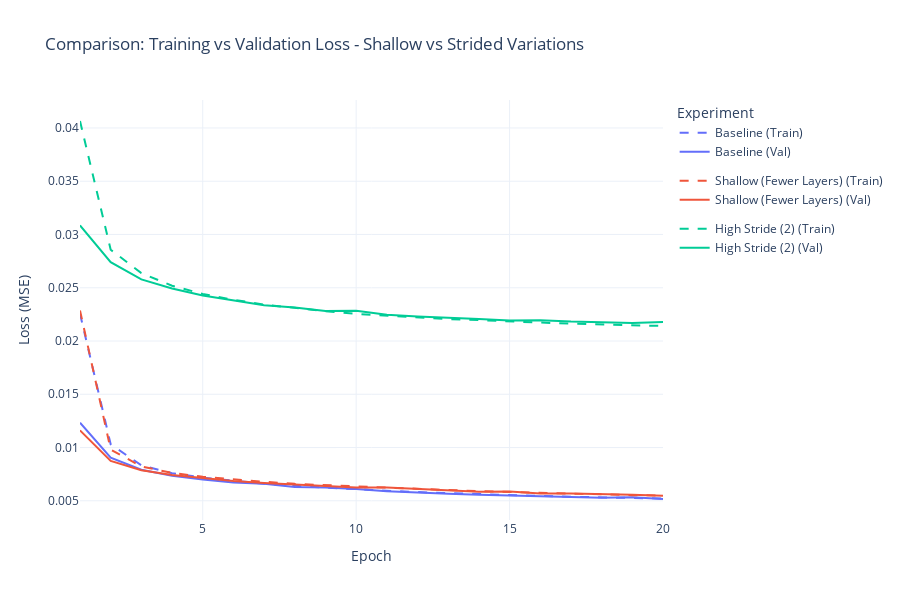

Here is the notebook cell this chart was saved with:
### Code cell
# Plot comparison
plot_comparison_full(df_current, experiment="Shallow vs Strided Variations")

### Figure 1 — Plotly figure (JSON) as saved in the notebook; plotly's stock layout.template omitted (floating-point values rounded to 4 significant figures)
{"data": [{"legendgroup": "Baseline", "line": {"color": "#636EFA", "dash": "dash"}, "mode": "lines", "name": "Baseline (Train)", "type": "scatter", "x": [1, 2, 3, 4, 5, 6, 7, 8, 9, 10, 11, 12, 13, 14, 15, 16, 17, 18, 19, 20], "y": [0.02256, 0.0103, 0.008327, 0.007588, 0.007171, 0.006865, 0.006597, 0.006403, 0.006237, 0.00606, 0.005934, 0.005818, 0.00571, 0.005615, 0.005532, 0.005452, 0.005381, 0.005315, 0.005257, 0.005208]}, {"legendgroup": "Baseline", "line": {"color": "#636EFA", "dash": "solid"}, "mode": "lines", "name": "Baseline (Val)", "type": "scatter", "x": [1, 2, 3, 4, 5, 6, 7, 8, 9, 10, 11, 12, 13, 14, 15, 16, 17, 18, 19, 20], "y": [0.01234, 0.009056, 0.007909, 0.007341, 0.007006, 0.006708, 0.006592, 0.006295, 0.006236, 0.006108, 0.0059, 0.005751, 0.005654, 0.00557, 0.005493, 0.005408, 0.005336, 0.005287, 0.005322, 0.005168]}, {"legendgroup": "Shallow (Fewer Layers)", "line": {"color": "#EF553B", "dash": "dash"}, "mode": "lines", "name": "Shallow (Fewer Layers) (Train)", "type": "scatter", "x": [1, 2, 3, 4, 5, 6, 7, 8, 9, 10, 11, 12, 13, 14, 15, 16, 17, 18, 19, 20], "y": [0.02287, 0.009808, 0.008228, 0.007618, 0.007252, 0.006985, 0.006783, 0.006588, 0.006466, 0.006322, 0.00621, 0.006091, 0.006008, 0.00591, 0.005827, 0.005741, 0.005677, 0.005588, 0.005527, 0.005486]}, {"legendgroup": "Shallow (Fewer Layers)", "line": {"color": "#EF553B", "dash": "solid"}, "mode": "lines", "name": "Shallow (Fewer Layers) (Val)", "type": "scatter", "x": [1, 2, 3, 4, 5, 6, 7, 8, 9, 10, 11, 12, 13, 14, 15, 16, 17, 18, 19, 20], "y": [0.01161, 0.008737, 0.00786, 0.00743, 0.007132, 0.006851, 0.006663, 0.006533, 0.006367, 0.006244, 0.006252, 0.006123, 0.005948, 0.005841, 0.005882, 0.005691, 0.005679, 0.005635, 0.005564, 0.005463]}, {"legendgroup": "High Stride (2)", "line": {"color": "#00CC96", "dash": "dash"}, "mode": "lines", "name": "High Stride (2) (Train)", "type": "scatter", "x": [1, 2, 3, 4, 5, 6, 7, 8, 9, 10, 11, 12, 13, 14, 15, 16, 17, 18, 19, 20], "y": [0.04065, 0.02857, 0.02637, 0.02519, 0.02442, 0.02387, 0.02342, 0.0231, 0.02279, 0.02255, 0.02239, 0.0222, 0.02206, 0.02196, 0.02181, 0.02173, 0.02163, 0.02156, 0.02148, 0.02141]}, {"legendgroup": "High Stride (2)", "line": {"color": "#00CC96", "dash": "solid"}, "mode": "lines", "name": "High Stride (2) (Val)", "type": "scatter", "x": [1, 2, 3, 4, 5, 6, 7, 8, 9, 10, 11, 12, 13, 14, 15, 16, 17, 18, 19, 20], "y": [0.03086, 0.0274, 0.02578, 0.02493, 0.02428, 0.02383, 0.02336, 0.02313, 0.02283, 0.02284, 0.02247, 0.0223, 0.02222, 0.02208, 0.02192, 0.02196, 0.02182, 0.02173, 0.02169, 0.02178]}], "layout": {"height": 600, "legend": {"title": {"text": "Experiment"}}, "title": {"text": "Comparison: Training vs Validation Loss - Shallow vs Strided Variations"}, "xaxis": {"title": {"text": "Epoch"}}, "yaxis": {"title": {"text": "Loss (MSE)"}}}}
